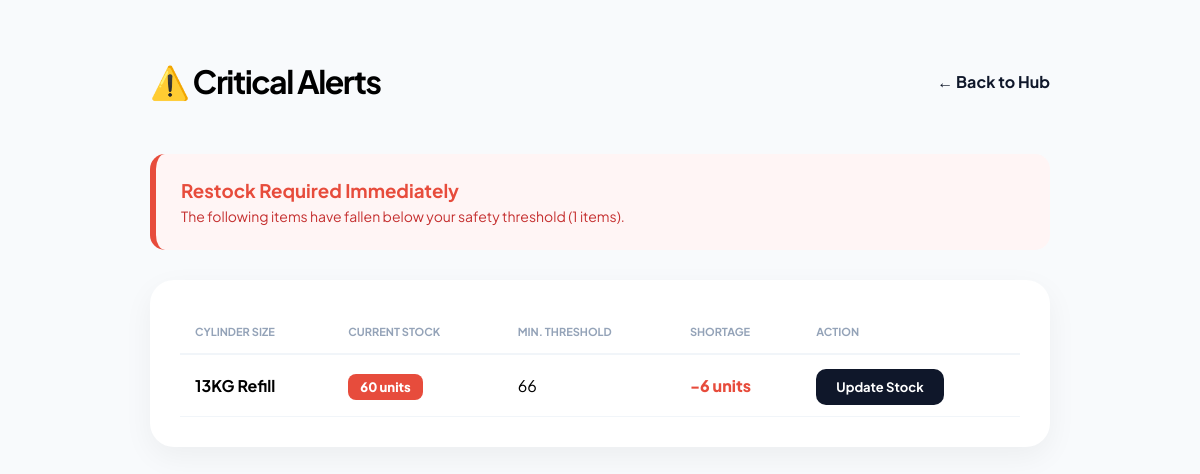
Screenshot of /alerts.php (signed in) with the database file from the repository.
### tables this page shows
CREATE TABLE `cylinder_inventory` (
  `id` int(11) NOT NULL,
  `cylinder_size` int(11) DEFAULT NULL,
  `unit_price` decimal(10,2) DEFAULT NULL,
  `stock_quantity` int(11) DEFAULT NULL,
  `min_threshold` int(11) DEFAULT 5,
  `cylinder_image` varchar(255) DEFAULT NULL
);

### alerts.php (the view, shortened to what this page needs)
<?php
require_once 'config.php';
$sql = "SELECT *, (min_threshold - stock_quantity) as shortage
        FROM cylinder_inventory
        WHERE stock_quantity <= min_threshold
        ORDER BY shortage DESC";
$alerts = $conn->query($sql);
?>
<!DOCTYPE html>
<html lang="en">
<head>
</head>
<body>
<div class="container">
    <div style="display:flex; justify-content:space-between; align-items:center; margin-bottom:30px;">
        <h1 style="letter-spacing:-1.5px;">⚠️ Critical Alerts</h1>
        <a href="manager_dashboard.php" style="text-decoration:none; color:var(--primary); font-weight:700;">← Back to Hub</a>
    </div>
    <?php if ($alerts->num_rows > 0): ?>
        <div class="alert-banner">
            <h3 style="margin:0; color:var(--danger);">Restock Required Immediately</h3>
            <p style="margin:5px 0 0; color:#c53030; font-size:14px;">The following items have fallen below your safety threshold (<?php echo $alerts->num_rows; ?> items).</p>
        </div>
        <div class="card">
            <table>
                <thead>
                    <tr>
                        <th>Cylinder Size</th>
                        <th>Current Stock</th>
                        <th>Min. Threshold</th>
                        <th>Shortage</th>
                        <th>Action</th>
                    </tr>
                </thead>
                <tbody>
                    <?php while($row = $alerts->fetch_assoc()): ?>
                    <tr>
                        <td><strong><?php echo $row['cylinder_size']; ?>KG Refill</strong></td>
                        <td><span class="qty-badge"><?php echo $row['stock_quantity']; ?> units</span></td>
                        <td><?php echo $row['min_threshold']; ?></td>
                        <td style="color:var(--danger); font-weight:800;">-<?php echo $row['shortage']; ?> units</td>
                        <td><a href="inventory.php" class="btn-restock">Update Stock</a></td>
                    </tr>
                    <?php endwhile; ?>
                </tbody>
            </table>
        </div>
    <?php endif; ?>
</div>
</body>
</html>

### alerts.php (style rules this page uses)
:root { --primary: #0f172a; --danger: #e74c3c; --warning: #f39c12; --bg: #f8fafc; }
body { font-family: 'Plus Jakarta Sans', sans-serif; background: var(--bg); margin: 0; padding: 40px; }
.container { max-width: 900px; margin: 0 auto; }
.alert-banner { background: #fff5f5; border-left: 6px solid var(--danger); padding: 25px; border-radius: 15px; margin-bottom: 30px; }
.card { background: white; padding: 30px; border-radius: 24px; box-shadow: 0 10px 30px rgba(0,0,0,0.05); }
table { width: 100%; border-collapse: collapse; }
th { text-align: left; color: #94a3b8; font-size: 11px; text-transform: uppercase; padding: 15px; border-bottom: 2px solid #f1f5f9; }
td { padding: 20px 15px; border-bottom: 1px solid #f1f5f9; }
.qty-badge { background: var(--danger); color: white; padding: 5px 12px; border-radius: 8px; font-weight: 800; font-size: 13px; }
.btn-restock { background: var(--primary); color: white; text-decoration: none; padding: 10px 20px; border-radius: 10px; font-size: 13px; font-weight: 700; }

### rows the page displays
cylinder_inventory: cylinder_size "13", stock_quantity "60", min_threshold "66", shortage "6"

### other values shown
$alerts->num_rows "1"
